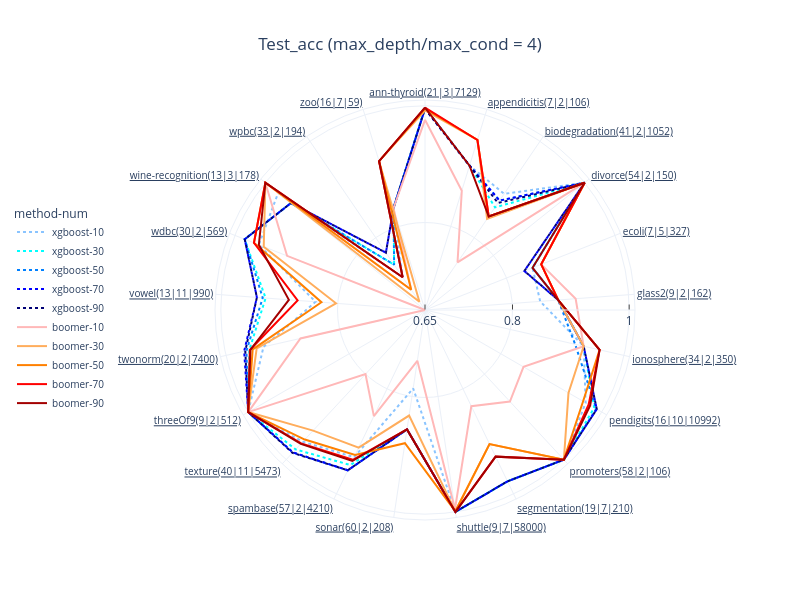
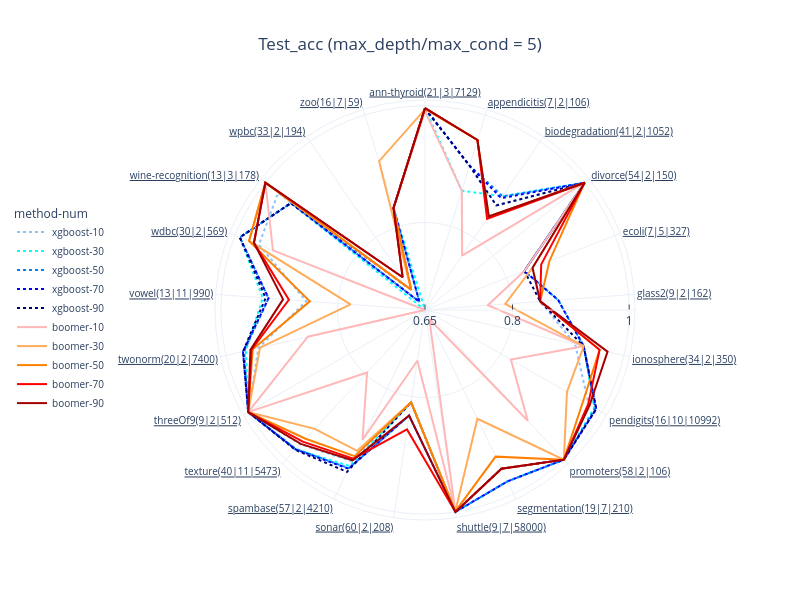
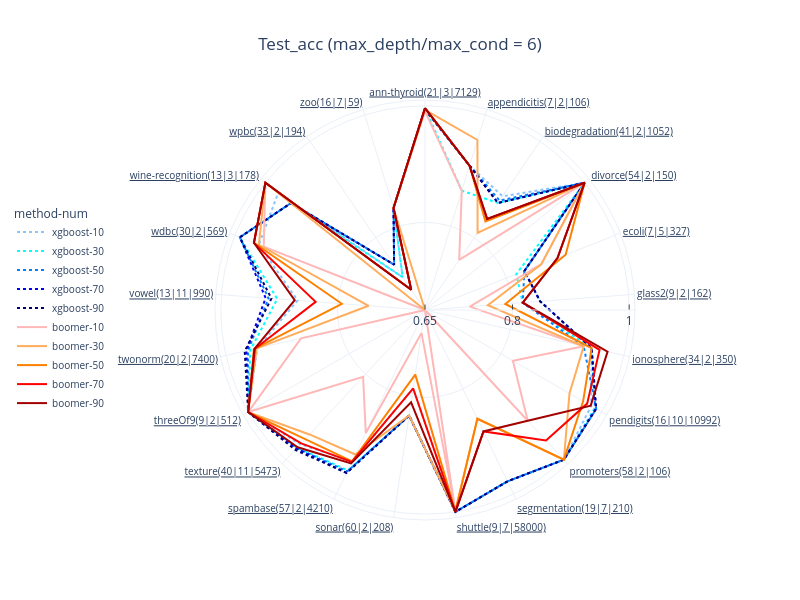

Notebook code cell kept with these figures, in order:
### Code cell
# Chart 2: radius = test_acc; different charts with different max_depth
for i in range(len(mdepths)):
    df_results_mdepth = df_xgboost_boomer_subset[df_xgboost_boomer_subset['max_depth'] == mdepths[i]]
    fig = px.line_polar(df_results_mdepth, r='test_acc', theta='dataset',
                    color='method-num', line_close=True, 
                    line_dash_map=line_dash_maps, line_dash='method-num',
                    color_discrete_sequence=colors_two_group,
                    width=800, height=600,
                    template='plotly_white', range_r=[0.65, 1.01], 
                    title='Test_acc (max_depth/max_cond = ' + str(mdepths[i]) + ')')
    fig.update_polars(radialaxis_tickvals=[0.65, 0.8, 1.0], radialaxis_ticks="inside",
                      angularaxis_tickfont_size=10, angularaxis_tickfont_lineposition='under')
    fig.update_layout(title_xanchor='center', title_x=0.5, 
                      # showlegend=False)
                    legend_title='method-num',legend_x=-0.2, legend_y=0.5, legend_font_size=10)
    fig.show()

### Figure 1 — Plotly figure (JSON) as saved in the notebook; plotly's stock layout.template omitted (floating-point values rounded to 4 significant figures)
{"data": [{"hovertemplate": "method-num=xgboost-10<br>test_acc=%{r}<br>dataset=%{theta}<extra></extra>", "legendgroup": "xgboost-10", "line": {"color": "#8AC4FF", "dash": "dot"}, "marker": {"symbol": "circle"}, "mode": "lines", "name": "xgboost-10", "r": [0.997, 0.909, 0.891, 1.0, 0.848, 0.848, 0.929, 0.968, 1.0, 0.976, 1.0, 0.786, 0.93, 0.958, 1.0, 0.934, 0.838, 0.956, 0.972, 0.718, 0.833, 0.997], "showlegend": true, "subplot": "polar", "theta": ["ann-thyroid(21|3|7129)", "appendicitis(7|2|106)", "biodegradation(41|2|1052)", "divorce(54|2|150)", "ecoli(7|5|327)", "glass2(9|2|162)", "ionosphere(34|2|350)", "pendigits(16|10|10992)", "promoters(58|2|106)", "segmentation(19|7|210)", "shuttle(9|7|58000)", "sonar(60|2|208)", "spambase(57|2|4210)", "texture(40|11|5473)", "threeOf9(9|2|512)", "twonorm(20|2|7400)", "vowel(13|11|990)", "wdbc(30|2|569)", "wine-recognition(13|3|178)", "wpbc(33|2|194)", "zoo(16|7|59)", "ann-thyroid(21|3|7129)"], "type": "scatterpolar"}, {"hovertemplate": "method-num=xgboost-30<br>test_acc=%{r}<br>dataset=%{theta}<extra></extra>", "legendgroup": "xgboost-30", "line": {"color": "#00FFFF", "dash": "dot"}, "marker": {"symbol": "circle"}, "mode": "lines", "name": "xgboost-30", "r": [0.996, 0.909, 0.863, 1.0, 0.848, 0.879, 0.929, 0.985, 1.0, 0.976, 1.0, 0.857, 0.945, 0.976, 1.0, 0.959, 0.924, 0.982, 0.944, 0.744, 0.833, 0.996], "showlegend": true, "subplot": "polar", "theta": ["ann-thyroid(21|3|7129)", "appendicitis(7|2|106)", "biodegradation(41|2|1052)", "divorce(54|2|150)", "ecoli(7|5|327)", "glass2(9|2|162)", "ionosphere(34|2|350)", "pendigits(16|10|10992)", "promoters(58|2|106)", "segmentation(19|7|210)", "shuttle(9|7|58000)", "sonar(60|2|208)", "spambase(57|2|4210)", "texture(40|11|5473)", "threeOf9(9|2|512)", "twonorm(20|2|7400)", "vowel(13|11|990)", "wdbc(30|2|569)", "wine-recognition(13|3|178)", "wpbc(33|2|194)", "zoo(16|7|59)", "ann-thyroid(21|3|7129)"], "type": "scatterpolar"}, {"hovertemplate": "method-num=xgboost-50<br>test_acc=%{r}<br>dataset=%{theta}<extra></extra>", "legendgroup": "xgboost-50", "line": {"color": "#0080FF", "dash": "dot"}, "marker": {"symbol": "circle"}, "mode": "lines", "name": "xgboost-50", "r": [0.996, 0.909, 0.877, 1.0, 0.848, 0.879, 0.914, 0.989, 1.0, 0.976, 1.0, 0.857, 0.955, 0.983, 1.0, 0.964, 0.929, 0.982, 0.944, 0.744, 0.833, 0.996], "showlegend": true, "subplot": "polar", "theta": ["ann-thyroid(21|3|7129)", "appendicitis(7|2|106)", "biodegradation(41|2|1052)", "divorce(54|2|150)", "ecoli(7|5|327)", "glass2(9|2|162)", "ionosphere(34|2|350)", "pendigits(16|10|10992)", "promoters(58|2|106)", "segmentation(19|7|210)", "shuttle(9|7|58000)", "sonar(60|2|208)", "spambase(57|2|4210)", "texture(40|11|5473)", "threeOf9(9|2|512)", "twonorm(20|2|7400)", "vowel(13|11|990)", "wdbc(30|2|569)", "wine-recognition(13|3|178)", "wpbc(33|2|194)", "zoo(16|7|59)", "ann-thyroid(21|3|7129)"], "type": "scatterpolar"}, {"hovertemplate": "method-num=xgboost-70<br>test_acc=%{r}<br>dataset=%{theta}<extra></extra>", "legendgroup": "xgboost-70", "line": {"color": "#0000FF", "dash": "dot"}, "marker": {"symbol": "circle"}, "mode": "lines", "name": "xgboost-70", "r": [0.995, 0.909, 0.877, 1.0, 0.833, 0.879, 0.929, 0.99, 1.0, 0.976, 1.0, 0.857, 0.955, 0.983, 1.0, 0.968, 0.939, 0.982, 0.944, 0.769, 0.833, 0.995], "showlegend": true, "subplot": "polar", "theta": ["ann-thyroid(21|3|7129)", "appendicitis(7|2|106)", "biodegradation(41|2|1052)", "divorce(54|2|150)", "ecoli(7|5|327)", "glass2(9|2|162)", "ionosphere(34|2|350)", "pendigits(16|10|10992)", "promoters(58|2|106)", "segmentation(19|7|210)", "shuttle(9|7|58000)", "sonar(60|2|208)", "spambase(57|2|4210)", "texture(40|11|5473)", "threeOf9(9|2|512)", "twonorm(20|2|7400)", "vowel(13|11|990)", "wdbc(30|2|569)", "wine-recognition(13|3|178)", "wpbc(33|2|194)", "zoo(16|7|59)", "ann-thyroid(21|3|7129)"], "type": "scatterpolar"}, {"hovertemplate": "method-num=xgboost-90<br>test_acc=%{r}<br>dataset=%{theta}<extra></extra>", "legendgroup": "xgboost-90", "line": {"color": "#000075", "dash": "dot"}, "marker": {"symbol": "circle"}, "mode": "lines", "name": "xgboost-90", "r": [0.995, 0.909, 0.872, 1.0, 0.833, 0.879, 0.929, 0.99, 1.0, 0.976, 1.0, 0.857, 0.955, 0.984, 1.0, 0.966, 0.939, 0.982, 0.944, 0.769, 0.833, 0.995], "showlegend": true, "subplot": "polar", "theta": ["ann-thyroid(21|3|7129)", "appendicitis(7|2|106)", "biodegradation(41|2|1052)", "divorce(54|2|150)", "ecoli(7|5|327)", "glass2(9|2|162)", "ionosphere(34|2|350)", "pendigits(16|10|10992)", "promoters(58|2|106)", "segmentation(19|7|210)", "shuttle(9|7|58000)", "sonar(60|2|208)", "spambase(57|2|4210)", "texture(40|11|5473)", "threeOf9(9|2|512)", "twonorm(20|2|7400)", "vowel(13|11|990)", "wdbc(30|2|569)", "wine-recognition(13|3|178)", "wpbc(33|2|194)", "zoo(16|7|59)", "ann-thyroid(21|3|7129)"], "type": "scatterpolar"}, {"hovertemplate": "method-num=boomer-10<br>test_acc=%{r}<br>dataset=%{theta}<extra></extra>", "legendgroup": "boomer-10", "line": {"color": "#FFB8B8", "dash": "solid"}, "marker": {"symbol": "circle"}, "mode": "lines", "name": "boomer-10", "r": [0.976, 0.864, 0.749, 1.0, 0.864, 0.909, 0.929, 0.845, 0.864, 0.833, 0.995, 0.738, 0.852, 0.8, 1.0, 0.869, 0.621, 0.904, 1.0, 0.692, 0.833, 0.976], "showlegend": true, "subplot": "polar", "theta": ["ann-thyroid(21|3|7129)", "appendicitis(7|2|106)", "biodegradation(41|2|1052)", "divorce(54|2|150)", "ecoli(7|5|327)", "glass2(9|2|162)", "ionosphere(34|2|350)", "pendigits(16|10|10992)", "promoters(58|2|106)", "segmentation(19|7|210)", "shuttle(9|7|58000)", "sonar(60|2|208)", "spambase(57|2|4210)", "texture(40|11|5473)", "threeOf9(9|2|512)", "twonorm(20|2|7400)", "vowel(13|11|990)", "wdbc(30|2|569)", "wine-recognition(13|3|178)", "wpbc(33|2|194)", "zoo(16|7|59)", "ann-thyroid(21|3|7129)"], "type": "scatterpolar"}, {"hovertemplate": "method-num=boomer-30<br>test_acc=%{r}<br>dataset=%{theta}<extra></extra>", "legendgroup": "boomer-30", "line": {"color": "#FFAD5C", "dash": "solid"}, "marker": {"symbol": "circle"}, "mode": "lines", "name": "boomer-30", "r": [0.992, 0.955, 0.839, 1.0, 0.864, 0.879, 0.929, 0.934, 1.0, 0.905, 0.999, 0.833, 0.912, 0.932, 1.0, 0.946, 0.803, 0.947, 1.0, 0.667, 0.917, 0.992], "showlegend": true, "subplot": "polar", "theta": ["ann-thyroid(21|3|7129)", "appendicitis(7|2|106)", "biodegradation(41|2|1052)", "divorce(54|2|150)", "ecoli(7|5|327)", "glass2(9|2|162)", "ionosphere(34|2|350)", "pendigits(16|10|10992)", "promoters(58|2|106)", "segmentation(19|7|210)", "shuttle(9|7|58000)", "sonar(60|2|208)", "spambase(57|2|4210)", "texture(40|11|5473)", "threeOf9(9|2|512)", "twonorm(20|2|7400)", "vowel(13|11|990)", "wdbc(30|2|569)", "wine-recognition(13|3|178)", "wpbc(33|2|194)", "zoo(16|7|59)", "ann-thyroid(21|3|7129)"], "type": "scatterpolar"}, {"hovertemplate": "method-num=boomer-50<br>test_acc=%{r}<br>dataset=%{theta}<extra></extra>", "legendgroup": "boomer-50", "line": {"color": "#FF8000", "dash": "solid"}, "marker": {"symbol": "circle"}, "mode": "lines", "name": "boomer-50", "r": [0.995, 0.955, 0.844, 1.0, 0.864, 0.879, 0.957, 0.963, 1.0, 0.905, 0.999, 0.881, 0.926, 0.953, 1.0, 0.953, 0.828, 0.965, 1.0, 0.692, 0.917, 0.995], "showlegend": true, "subplot": "polar", "theta": ["ann-thyroid(21|3|7129)", "appendicitis(7|2|106)", "biodegradation(41|2|1052)", "divorce(54|2|150)", "ecoli(7|5|327)", "glass2(9|2|162)", "ionosphere(34|2|350)", "pendigits(16|10|10992)", "promoters(58|2|106)", "segmentation(19|7|210)", "shuttle(9|7|58000)", "sonar(60|2|208)", "spambase(57|2|4210)", "texture(40|11|5473)", "threeOf9(9|2|512)", "twonorm(20|2|7400)", "vowel(13|11|990)", "wdbc(30|2|569)", "wine-recognition(13|3|178)", "wpbc(33|2|194)", "zoo(16|7|59)", "ann-thyroid(21|3|7129)"], "type": "scatterpolar"}, {"hovertemplate": "method-num=boomer-70<br>test_acc=%{r}<br>dataset=%{theta}<extra></extra>", "legendgroup": "boomer-70", "line": {"color": "#FF0000", "dash": "solid"}, "marker": {"symbol": "circle"}, "mode": "lines", "name": "boomer-70", "r": [0.997, 0.955, 0.844, 1.0, 0.864, 0.879, 0.957, 0.974, 1.0, 0.929, 1.0, 0.857, 0.935, 0.962, 1.0, 0.958, 0.869, 0.965, 1.0, 0.718, 0.917, 0.997], "showlegend": true, "subplot": "polar", "theta": ["ann-thyroid(21|3|7129)", "appendicitis(7|2|106)", "biodegradation(41|2|1052)", "divorce(54|2|150)", "ecoli(7|5|327)", "glass2(9|2|162)", "ionosphere(34|2|350)", "pendigits(16|10|10992)", "promoters(58|2|106)", "segmentation(19|7|210)", "shuttle(9|7|58000)", "sonar(60|2|208)", "spambase(57|2|4210)", "texture(40|11|5473)", "threeOf9(9|2|512)", "twonorm(20|2|7400)", "vowel(13|11|990)", "wdbc(30|2|569)", "wine-recognition(13|3|178)", "wpbc(33|2|194)", "zoo(16|7|59)", "ann-thyroid(21|3|7129)"], "type": "scatterpolar"}, {"hovertemplate": "method-num=boomer-90<br>test_acc=%{r}<br>dataset=%{theta}<extra></extra>", "legendgroup": "boomer-90", "line": {"color": "#A30000", "dash": "solid"}, "marker": {"symbol": "circle"}, "mode": "lines", "name": "boomer-90", "r": [0.997, 0.909, 0.844, 1.0, 0.848, 0.879, 0.957, 0.977, 1.0, 0.929, 1.0, 0.857, 0.937, 0.963, 1.0, 0.957, 0.884, 0.956, 1.0, 0.718, 0.917, 0.997], "showlegend": true, "subplot": "polar", "theta": ["ann-thyroid(21|3|7129)", "appendicitis(7|2|106)", "biodegradation(41|2|1052)", "divorce(54|2|150)", "ecoli(7|5|327)", "glass2(9|2|162)", "ionosphere(34|2|350)", "pendigits(16|10|10992)", "promoters(58|2|106)", "segmentation(19|7|210)", "shuttle(9|7|58000)", "sonar(60|2|208)", "spambase(57|2|4210)", "texture(40|11|5473)", "threeOf9(9|2|512)", "twonorm(20|2|7400)", "vowel(13|11|990)", "wdbc(30|2|569)", "wine-recognition(13|3|178)", "wpbc(33|2|194)", "zoo(16|7|59)", "ann-thyroid(21|3|7129)"], "type": "scatterpolar"}], "layout": {"height": 600, "legend": {"font": {"size": 10}, "title": {"text": "method-num"}, "tracegroupgap": 0, "x": -0.2, "y": 0.5}, "polar": {"angularaxis": {"direction": "clockwise", "rotation": 90, "tickfont": {"lineposition": "under", "size": 10}}, "domain": {"x": [0, 1], "y": [0, 1]}, "radialaxis": {"range": [0.65, 1.01], "ticks": "inside", "tickvals": [0.65, 0.8, 1]}}, "title": {"text": "Test_acc (max_depth/max_cond = 4)", "x": 0.5, "xanchor": "center"}, "width": 800}}

### Figure 2 — Plotly figure (JSON) as saved in the notebook; plotly's stock layout.template omitted (floating-point values rounded to 4 significant figures)
{"data": [{"hovertemplate": "method-num=xgboost-10<br>test_acc=%{r}<br>dataset=%{theta}<extra></extra>", "legendgroup": "xgboost-10", "line": {"color": "#8AC4FF", "dash": "dot"}, "marker": {"symbol": "circle"}, "mode": "lines", "name": "xgboost-10", "r": [0.996, 0.909, 0.867, 1.0, 0.848, 0.848, 0.914, 0.974, 1.0, 0.976, 1.0, 0.81, 0.938, 0.964, 1.0, 0.943, 0.854, 0.956, 0.972, 0.667, 0.833, 0.996], "showlegend": true, "subplot": "polar", "theta": ["ann-thyroid(21|3|7129)", "appendicitis(7|2|106)", "biodegradation(41|2|1052)", "divorce(54|2|150)", "ecoli(7|5|327)", "glass2(9|2|162)", "ionosphere(34|2|350)", "pendigits(16|10|10992)", "promoters(58|2|106)", "segmentation(19|7|210)", "shuttle(9|7|58000)", "sonar(60|2|208)", "spambase(57|2|4210)", "texture(40|11|5473)", "threeOf9(9|2|512)", "twonorm(20|2|7400)", "vowel(13|11|990)", "wdbc(30|2|569)", "wine-recognition(13|3|178)", "wpbc(33|2|194)", "zoo(16|7|59)", "ann-thyroid(21|3|7129)"], "type": "scatterpolar"}, {"hovertemplate": "method-num=xgboost-30<br>test_acc=%{r}<br>dataset=%{theta}<extra></extra>", "legendgroup": "xgboost-30", "line": {"color": "#00FFFF", "dash": "dot"}, "marker": {"symbol": "circle"}, "mode": "lines", "name": "xgboost-30", "r": [0.996, 0.864, 0.886, 1.0, 0.833, 0.879, 0.929, 0.985, 1.0, 0.976, 1.0, 0.81, 0.947, 0.976, 1.0, 0.965, 0.929, 0.991, 0.944, 0.615, 0.833, 0.996], "showlegend": true, "subplot": "polar", "theta": ["ann-thyroid(21|3|7129)", "appendicitis(7|2|106)", "biodegradation(41|2|1052)", "divorce(54|2|150)", "ecoli(7|5|327)", "glass2(9|2|162)", "ionosphere(34|2|350)", "pendigits(16|10|10992)", "promoters(58|2|106)", "segmentation(19|7|210)", "shuttle(9|7|58000)", "sonar(60|2|208)", "spambase(57|2|4210)", "texture(40|11|5473)", "threeOf9(9|2|512)", "twonorm(20|2|7400)", "vowel(13|11|990)", "wdbc(30|2|569)", "wine-recognition(13|3|178)", "wpbc(33|2|194)", "zoo(16|7|59)", "ann-thyroid(21|3|7129)"], "type": "scatterpolar"}, {"hovertemplate": "method-num=xgboost-50<br>test_acc=%{r}<br>dataset=%{theta}<extra></extra>", "legendgroup": "xgboost-50", "line": {"color": "#0080FF", "dash": "dot"}, "marker": {"symbol": "circle"}, "mode": "lines", "name": "xgboost-50", "r": [0.996, 0.909, 0.886, 1.0, 0.833, 0.879, 0.929, 0.987, 1.0, 0.976, 1.0, 0.833, 0.951, 0.975, 1.0, 0.968, 0.919, 0.991, 0.944, 0.667, 0.833, 0.996], "showlegend": true, "subplot": "polar", "theta": ["ann-thyroid(21|3|7129)", "appendicitis(7|2|106)", "biodegradation(41|2|1052)", "divorce(54|2|150)", "ecoli(7|5|327)", "glass2(9|2|162)", "ionosphere(34|2|350)", "pendigits(16|10|10992)", "promoters(58|2|106)", "segmentation(19|7|210)", "shuttle(9|7|58000)", "sonar(60|2|208)", "spambase(57|2|4210)", "texture(40|11|5473)", "threeOf9(9|2|512)", "twonorm(20|2|7400)", "vowel(13|11|990)", "wdbc(30|2|569)", "wine-recognition(13|3|178)", "wpbc(33|2|194)", "zoo(16|7|59)", "ann-thyroid(21|3|7129)"], "type": "scatterpolar"}, {"hovertemplate": "method-num=xgboost-70<br>test_acc=%{r}<br>dataset=%{theta}<extra></extra>", "legendgroup": "xgboost-70", "line": {"color": "#0000FF", "dash": "dot"}, "marker": {"symbol": "circle"}, "mode": "lines", "name": "xgboost-70", "r": [0.996, 0.909, 0.882, 1.0, 0.833, 0.879, 0.929, 0.989, 1.0, 0.976, 1.0, 0.833, 0.952, 0.976, 1.0, 0.97, 0.919, 0.991, 0.944, 0.667, 0.833, 0.996], "showlegend": true, "subplot": "polar", "theta": ["ann-thyroid(21|3|7129)", "appendicitis(7|2|106)", "biodegradation(41|2|1052)", "divorce(54|2|150)", "ecoli(7|5|327)", "glass2(9|2|162)", "ionosphere(34|2|350)", "pendigits(16|10|10992)", "promoters(58|2|106)", "segmentation(19|7|210)", "shuttle(9|7|58000)", "sonar(60|2|208)", "spambase(57|2|4210)", "texture(40|11|5473)", "threeOf9(9|2|512)", "twonorm(20|2|7400)", "vowel(13|11|990)", "wdbc(30|2|569)", "wine-recognition(13|3|178)", "wpbc(33|2|194)", "zoo(16|7|59)", "ann-thyroid(21|3|7129)"], "type": "scatterpolar"}, {"hovertemplate": "method-num=xgboost-90<br>test_acc=%{r}<br>dataset=%{theta}<extra></extra>", "legendgroup": "xgboost-90", "line": {"color": "#000075", "dash": "dot"}, "marker": {"symbol": "circle"}, "mode": "lines", "name": "xgboost-90", "r": [0.995, 0.909, 0.867, 1.0, 0.833, 0.848, 0.929, 0.989, 1.0, 0.952, 1.0, 0.81, 0.958, 0.977, 1.0, 0.97, 0.924, 0.991, 0.944, 0.692, 0.833, 0.995], "showlegend": true, "subplot": "polar", "theta": ["ann-thyroid(21|3|7129)", "appendicitis(7|2|106)", "biodegradation(41|2|1052)", "divorce(54|2|150)", "ecoli(7|5|327)", "glass2(9|2|162)", "ionosphere(34|2|350)", "pendigits(16|10|10992)", "promoters(58|2|106)", "segmentation(19|7|210)", "shuttle(9|7|58000)", "sonar(60|2|208)", "spambase(57|2|4210)", "texture(40|11|5473)", "threeOf9(9|2|512)", "twonorm(20|2|7400)", "vowel(13|11|990)", "wdbc(30|2|569)", "wine-recognition(13|3|178)", "wpbc(33|2|194)", "zoo(16|7|59)", "ann-thyroid(21|3|7129)"], "type": "scatterpolar"}, {"hovertemplate": "method-num=boomer-10<br>test_acc=%{r}<br>dataset=%{theta}<extra></extra>", "legendgroup": "boomer-10", "line": {"color": "#FFB8B8", "dash": "solid"}, "marker": {"symbol": "circle"}, "mode": "lines", "name": "boomer-10", "r": [0.991, 0.864, 0.763, 1.0, 0.833, 0.758, 0.929, 0.82, 0.909, 0.667, 0.996, 0.738, 0.897, 0.796, 1.0, 0.856, 0.611, 0.93, 1.0, 0.692, 0.833, 0.991], "showlegend": true, "subplot": "polar", "theta": ["ann-thyroid(21|3|7129)", "appendicitis(7|2|106)", "biodegradation(41|2|1052)", "divorce(54|2|150)", "ecoli(7|5|327)", "glass2(9|2|162)", "ionosphere(34|2|350)", "pendigits(16|10|10992)", "promoters(58|2|106)", "segmentation(19|7|210)", "shuttle(9|7|58000)", "sonar(60|2|208)", "spambase(57|2|4210)", "texture(40|11|5473)", "threeOf9(9|2|512)", "twonorm(20|2|7400)", "vowel(13|11|990)", "wdbc(30|2|569)", "wine-recognition(13|3|178)", "wpbc(33|2|194)", "zoo(16|7|59)", "ann-thyroid(21|3|7129)"], "type": "scatterpolar"}, {"hovertemplate": "method-num=boomer-30<br>test_acc=%{r}<br>dataset=%{theta}<extra></extra>", "legendgroup": "boomer-30", "line": {"color": "#FFAD5C", "dash": "solid"}, "marker": {"symbol": "circle"}, "mode": "lines", "name": "boomer-30", "r": [0.994, 0.955, 0.844, 1.0, 0.848, 0.788, 0.929, 0.931, 1.0, 0.857, 0.999, 0.81, 0.918, 0.928, 1.0, 0.94, 0.778, 0.974, 1.0, 0.692, 0.917, 0.994], "showlegend": true, "subplot": "polar", "theta": ["ann-thyroid(21|3|7129)", "appendicitis(7|2|106)", "biodegradation(41|2|1052)", "divorce(54|2|150)", "ecoli(7|5|327)", "glass2(9|2|162)", "ionosphere(34|2|350)", "pendigits(16|10|10992)", "promoters(58|2|106)", "segmentation(19|7|210)", "shuttle(9|7|58000)", "sonar(60|2|208)", "spambase(57|2|4210)", "texture(40|11|5473)", "threeOf9(9|2|512)", "twonorm(20|2|7400)", "vowel(13|11|990)", "wdbc(30|2|569)", "wine-recognition(13|3|178)", "wpbc(33|2|194)", "zoo(16|7|59)", "ann-thyroid(21|3|7129)"], "type": "scatterpolar"}, {"hovertemplate": "method-num=boomer-50<br>test_acc=%{r}<br>dataset=%{theta}<extra></extra>", "legendgroup": "boomer-50", "line": {"color": "#FF8000", "dash": "solid"}, "marker": {"symbol": "circle"}, "mode": "lines", "name": "boomer-50", "r": [0.996, 0.955, 0.844, 1.0, 0.879, 0.848, 0.957, 0.963, 1.0, 0.929, 0.999, 0.81, 0.928, 0.951, 1.0, 0.953, 0.848, 0.974, 1.0, 0.692, 0.833, 0.996], "showlegend": true, "subplot": "polar", "theta": ["ann-thyroid(21|3|7129)", "appendicitis(7|2|106)", "biodegradation(41|2|1052)", "divorce(54|2|150)", "ecoli(7|5|327)", "glass2(9|2|162)", "ionosphere(34|2|350)", "pendigits(16|10|10992)", "promoters(58|2|106)", "segmentation(19|7|210)", "shuttle(9|7|58000)", "sonar(60|2|208)", "spambase(57|2|4210)", "texture(40|11|5473)", "threeOf9(9|2|512)", "twonorm(20|2|7400)", "vowel(13|11|990)", "wdbc(30|2|569)", "wine-recognition(13|3|178)", "wpbc(33|2|194)", "zoo(16|7|59)", "ann-thyroid(21|3|7129)"], "type": "scatterpolar"}, {"hovertemplate": "method-num=boomer-70<br>test_acc=%{r}<br>dataset=%{theta}<extra></extra>", "legendgroup": "boomer-70", "line": {"color": "#FF0000", "dash": "solid"}, "marker": {"symbol": "circle"}, "mode": "lines", "name": "boomer-70", "r": [0.996, 0.955, 0.839, 1.0, 0.864, 0.848, 0.957, 0.973, 1.0, 0.952, 1.0, 0.857, 0.933, 0.958, 1.0, 0.955, 0.884, 0.965, 1.0, 0.718, 0.833, 0.996], "showlegend": true, "subplot": "polar", "theta": ["ann-thyroid(21|3|7129)", "appendicitis(7|2|106)", "biodegradation(41|2|1052)", "divorce(54|2|150)", "ecoli(7|5|327)", "glass2(9|2|162)", "ionosphere(34|2|350)", "pendigits(16|10|10992)", "promoters(58|2|106)", "segmentation(19|7|210)", "shuttle(9|7|58000)", "sonar(60|2|208)", "spambase(57|2|4210)", "texture(40|11|5473)", "threeOf9(9|2|512)", "twonorm(20|2|7400)", "vowel(13|11|990)", "wdbc(30|2|569)", "wine-recognition(13|3|178)", "wpbc(33|2|194)", "zoo(16|7|59)", "ann-thyroid(21|3|7129)"], "type": "scatterpolar"}, {"hovertemplate": "method-num=boomer-90<br>test_acc=%{r}<br>dataset=%{theta}<extra></extra>", "legendgroup": "boomer-90", "line": {"color": "#A30000", "dash": "solid"}, "marker": {"symbol": "circle"}, "mode": "lines", "name": "boomer-90", "r": [0.996, 0.955, 0.844, 1.0, 0.848, 0.848, 0.971, 0.976, 1.0, 0.952, 1.0, 0.833, 0.936, 0.963, 1.0, 0.957, 0.894, 0.965, 1.0, 0.718, 0.833, 0.996], "showlegend": true, "subplot": "polar", "theta": ["ann-thyroid(21|3|7129)", "appendicitis(7|2|106)", "biodegradation(41|2|1052)", "divorce(54|2|150)", "ecoli(7|5|327)", "glass2(9|2|162)", "ionosphere(34|2|350)", "pendigits(16|10|10992)", "promoters(58|2|106)", "segmentation(19|7|210)", "shuttle(9|7|58000)", "sonar(60|2|208)", "spambase(57|2|4210)", "texture(40|11|5473)", "threeOf9(9|2|512)", "twonorm(20|2|7400)", "vowel(13|11|990)", "wdbc(30|2|569)", "wine-recognition(13|3|178)", "wpbc(33|2|194)", "zoo(16|7|59)", "ann-thyroid(21|3|7129)"], "type": "scatterpolar"}], "layout": {"height": 600, "legend": {"font": {"size": 10}, "title": {"text": "method-num"}, "tracegroupgap": 0, "x": -0.2, "y": 0.5}, "polar": {"angularaxis": {"direction": "clockwise", "rotation": 90, "tickfont": {"lineposition": "under", "size": 10}}, "domain": {"x": [0, 1], "y": [0, 1]}, "radialaxis": {"range": [0.65, 1.01], "ticks": "inside", "tickvals": [0.65, 0.8, 1]}}, "title": {"text": "Test_acc (max_depth/max_cond = 5)", "x": 0.5, "xanchor": "center"}, "width": 800}}

### Figure 3 — Plotly figure (JSON) as saved in the notebook; plotly's stock layout.template omitted (floating-point values rounded to 4 significant figures)
{"data": [{"hovertemplate": "method-num=xgboost-10<br>test_acc=%{r}<br>dataset=%{theta}<extra></extra>", "legendgroup": "xgboost-10", "line": {"color": "#8AC4FF", "dash": "dot"}, "marker": {"symbol": "circle"}, "mode": "lines", "name": "xgboost-10", "r": [0.996, 0.909, 0.886, 1.0, 0.833, 0.848, 0.943, 0.979, 1.0, 0.976, 1.0, 0.786, 0.938, 0.964, 1.0, 0.945, 0.869, 0.956, 0.972, 0.718, 0.833, 0.996], "showlegend": true, "subplot": "polar", "theta": ["ann-thyroid(21|3|7129)", "appendicitis(7|2|106)", "biodegradation(41|2|1052)", "divorce(54|2|150)", "ecoli(7|5|327)", "glass2(9|2|162)", "ionosphere(34|2|350)", "pendigits(16|10|10992)", "promoters(58|2|106)", "segmentation(19|7|210)", "shuttle(9|7|58000)", "sonar(60|2|208)", "spambase(57|2|4210)", "texture(40|11|5473)", "threeOf9(9|2|512)", "twonorm(20|2|7400)", "vowel(13|11|990)", "wdbc(30|2|569)", "wine-recognition(13|3|178)", "wpbc(33|2|194)", "zoo(16|7|59)", "ann-thyroid(21|3|7129)"], "type": "scatterpolar"}, {"hovertemplate": "method-num=xgboost-30<br>test_acc=%{r}<br>dataset=%{theta}<extra></extra>", "legendgroup": "xgboost-30", "line": {"color": "#00FFFF", "dash": "dot"}, "marker": {"symbol": "circle"}, "mode": "lines", "name": "xgboost-30", "r": [0.996, 0.864, 0.872, 1.0, 0.818, 0.818, 0.943, 0.986, 1.0, 0.976, 1.0, 0.833, 0.955, 0.972, 1.0, 0.957, 0.904, 0.991, 0.944, 0.718, 0.833, 0.996], "showlegend": true, "subplot": "polar", "theta": ["ann-thyroid(21|3|7129)", "appendicitis(7|2|106)", "biodegradation(41|2|1052)", "divorce(54|2|150)", "ecoli(7|5|327)", "glass2(9|2|162)", "ionosphere(34|2|350)", "pendigits(16|10|10992)", "promoters(58|2|106)", "segmentation(19|7|210)", "shuttle(9|7|58000)", "sonar(60|2|208)", "spambase(57|2|4210)", "texture(40|11|5473)", "threeOf9(9|2|512)", "twonorm(20|2|7400)", "vowel(13|11|990)", "wdbc(30|2|569)", "wine-recognition(13|3|178)", "wpbc(33|2|194)", "zoo(16|7|59)", "ann-thyroid(21|3|7129)"], "type": "scatterpolar"}, {"hovertemplate": "method-num=xgboost-50<br>test_acc=%{r}<br>dataset=%{theta}<extra></extra>", "legendgroup": "xgboost-50", "line": {"color": "#0080FF", "dash": "dot"}, "marker": {"symbol": "circle"}, "mode": "lines", "name": "xgboost-50", "r": [0.994, 0.909, 0.877, 1.0, 0.833, 0.818, 0.929, 0.989, 1.0, 0.976, 1.0, 0.833, 0.957, 0.973, 1.0, 0.961, 0.919, 0.991, 0.944, 0.744, 0.833, 0.994], "showlegend": true, "subplot": "polar", "theta": ["ann-thyroid(21|3|7129)", "appendicitis(7|2|106)", "biodegradation(41|2|1052)", "divorce(54|2|150)", "ecoli(7|5|327)", "glass2(9|2|162)", "ionosphere(34|2|350)", "pendigits(16|10|10992)", "promoters(58|2|106)", "segmentation(19|7|210)", "shuttle(9|7|58000)", "sonar(60|2|208)", "spambase(57|2|4210)", "texture(40|11|5473)", "threeOf9(9|2|512)", "twonorm(20|2|7400)", "vowel(13|11|990)", "wdbc(30|2|569)", "wine-recognition(13|3|178)", "wpbc(33|2|194)", "zoo(16|7|59)", "ann-thyroid(21|3|7129)"], "type": "scatterpolar"}, {"hovertemplate": "method-num=xgboost-70<br>test_acc=%{r}<br>dataset=%{theta}<extra></extra>", "legendgroup": "xgboost-70", "line": {"color": "#0000FF", "dash": "dot"}, "marker": {"symbol": "circle"}, "mode": "lines", "name": "xgboost-70", "r": [0.995, 0.909, 0.872, 1.0, 0.833, 0.848, 0.943, 0.988, 1.0, 0.976, 1.0, 0.833, 0.96, 0.974, 1.0, 0.964, 0.924, 0.991, 0.944, 0.744, 0.833, 0.995], "showlegend": true, "subplot": "polar", "theta": ["ann-thyroid(21|3|7129)", "appendicitis(7|2|106)", "biodegradation(41|2|1052)", "divorce(54|2|150)", "ecoli(7|5|327)", "glass2(9|2|162)", "ionosphere(34|2|350)", "pendigits(16|10|10992)", "promoters(58|2|106)", "segmentation(19|7|210)", "shuttle(9|7|58000)", "sonar(60|2|208)", "spambase(57|2|4210)", "texture(40|11|5473)", "threeOf9(9|2|512)", "twonorm(20|2|7400)", "vowel(13|11|990)", "wdbc(30|2|569)", "wine-recognition(13|3|178)", "wpbc(33|2|194)", "zoo(16|7|59)", "ann-thyroid(21|3|7129)"], "type": "scatterpolar"}, {"hovertemplate": "method-num=xgboost-90<br>test_acc=%{r}<br>dataset=%{theta}<extra></extra>", "legendgroup": "xgboost-90", "line": {"color": "#000075", "dash": "dot"}, "marker": {"symbol": "circle"}, "mode": "lines", "name": "xgboost-90", "r": [0.994, 0.909, 0.872, 1.0, 0.833, 0.848, 0.943, 0.989, 1.0, 0.976, 1.0, 0.833, 0.96, 0.977, 1.0, 0.967, 0.914, 0.991, 0.944, 0.744, 0.833, 0.994], "showlegend": true, "subplot": "polar", "theta": ["ann-thyroid(21|3|7129)", "appendicitis(7|2|106)", "biodegradation(41|2|1052)", "divorce(54|2|150)", "ecoli(7|5|327)", "glass2(9|2|162)", "ionosphere(34|2|350)", "pendigits(16|10|10992)", "promoters(58|2|106)", "segmentation(19|7|210)", "shuttle(9|7|58000)", "sonar(60|2|208)", "spambase(57|2|4210)", "texture(40|11|5473)", "threeOf9(9|2|512)", "twonorm(20|2|7400)", "vowel(13|11|990)", "wdbc(30|2|569)", "wine-recognition(13|3|178)", "wpbc(33|2|194)", "zoo(16|7|59)", "ann-thyroid(21|3|7129)"], "type": "scatterpolar"}, {"hovertemplate": "method-num=boomer-10<br>test_acc=%{r}<br>dataset=%{theta}<extra></extra>", "legendgroup": "boomer-10", "line": {"color": "#FFB8B8", "dash": "solid"}, "marker": {"symbol": "circle"}, "mode": "lines", "name": "boomer-10", "r": [0.991, 0.864, 0.754, 1.0, 0.864, 0.727, 0.929, 0.824, 0.909, 0.595, 0.994, 0.69, 0.884, 0.806, 1.0, 0.868, 0.616, 0.947, 1.0, 0.692, 0.833, 0.991], "showlegend": true, "subplot": "polar", "theta": ["ann-thyroid(21|3|7129)", "appendicitis(7|2|106)", "biodegradation(41|2|1052)", "divorce(54|2|150)", "ecoli(7|5|327)", "glass2(9|2|162)", "ionosphere(34|2|350)", "pendigits(16|10|10992)", "promoters(58|2|106)", "segmentation(19|7|210)", "shuttle(9|7|58000)", "sonar(60|2|208)", "spambase(57|2|4210)", "texture(40|11|5473)", "threeOf9(9|2|512)", "twonorm(20|2|7400)", "vowel(13|11|990)", "wdbc(30|2|569)", "wine-recognition(13|3|178)", "wpbc(33|2|194)", "zoo(16|7|59)", "ann-thyroid(21|3|7129)"], "type": "scatterpolar"}, {"hovertemplate": "method-num=boomer-30<br>test_acc=%{r}<br>dataset=%{theta}<extra></extra>", "legendgroup": "boomer-30", "line": {"color": "#FFAD5C", "dash": "solid"}, "marker": {"symbol": "circle"}, "mode": "lines", "name": "boomer-30", "r": [0.993, 0.955, 0.81, 1.0, 0.864, 0.758, 0.929, 0.936, 1.0, 0.857, 0.999, 0.833, 0.925, 0.941, 1.0, 0.946, 0.747, 0.956, 1.0, 0.641, 0.833, 0.993], "showlegend": true, "subplot": "polar", "theta": ["ann-thyroid(21|3|7129)", "appendicitis(7|2|106)", "biodegradation(41|2|1052)", "divorce(54|2|150)", "ecoli(7|5|327)", "glass2(9|2|162)", "ionosphere(34|2|350)", "pendigits(16|10|10992)", "promoters(58|2|106)", "segmentation(19|7|210)", "shuttle(9|7|58000)", "sonar(60|2|208)", "spambase(57|2|4210)", "texture(40|11|5473)", "threeOf9(9|2|512)", "twonorm(20|2|7400)", "vowel(13|11|990)", "wdbc(30|2|569)", "wine-recognition(13|3|178)", "wpbc(33|2|194)", "zoo(16|7|59)", "ann-thyroid(21|3|7129)"], "type": "scatterpolar"}, {"hovertemplate": "method-num=boomer-50<br>test_acc=%{r}<br>dataset=%{theta}<extra></extra>", "legendgroup": "boomer-50", "line": {"color": "#FF8000", "dash": "solid"}, "marker": {"symbol": "circle"}, "mode": "lines", "name": "boomer-50", "r": [0.996, 0.909, 0.834, 1.0, 0.909, 0.788, 0.943, 0.963, 1.0, 0.857, 0.999, 0.762, 0.938, 0.952, 1.0, 0.951, 0.793, 0.965, 1.0, 0.692, 0.833, 0.996], "showlegend": true, "subplot": "polar", "theta": ["ann-thyroid(21|3|7129)", "appendicitis(7|2|106)", "biodegradation(41|2|1052)", "divorce(54|2|150)", "ecoli(7|5|327)", "glass2(9|2|162)", "ionosphere(34|2|350)", "pendigits(16|10|10992)", "promoters(58|2|106)", "segmentation(19|7|210)", "shuttle(9|7|58000)", "sonar(60|2|208)", "spambase(57|2|4210)", "texture(40|11|5473)", "threeOf9(9|2|512)", "twonorm(20|2|7400)", "vowel(13|11|990)", "wdbc(30|2|569)", "wine-recognition(13|3|178)", "wpbc(33|2|194)", "zoo(16|7|59)", "ann-thyroid(21|3|7129)"], "type": "scatterpolar"}, {"hovertemplate": "method-num=boomer-70<br>test_acc=%{r}<br>dataset=%{theta}<extra></extra>", "legendgroup": "boomer-70", "line": {"color": "#FF0000", "dash": "solid"}, "marker": {"symbol": "circle"}, "mode": "lines", "name": "boomer-70", "r": [0.996, 0.909, 0.839, 1.0, 0.894, 0.818, 0.957, 0.971, 0.955, 0.881, 1.0, 0.786, 0.939, 0.962, 1.0, 0.949, 0.838, 0.965, 1.0, 0.692, 0.833, 0.996], "showlegend": true, "subplot": "polar", "theta": ["ann-thyroid(21|3|7129)", "appendicitis(7|2|106)", "biodegradation(41|2|1052)", "divorce(54|2|150)", "ecoli(7|5|327)", "glass2(9|2|162)", "ionosphere(34|2|350)", "pendigits(16|10|10992)", "promoters(58|2|106)", "segmentation(19|7|210)", "shuttle(9|7|58000)", "sonar(60|2|208)", "spambase(57|2|4210)", "texture(40|11|5473)", "threeOf9(9|2|512)", "twonorm(20|2|7400)", "vowel(13|11|990)", "wdbc(30|2|569)", "wine-recognition(13|3|178)", "wpbc(33|2|194)", "zoo(16|7|59)", "ann-thyroid(21|3|7129)"], "type": "scatterpolar"}, {"hovertemplate": "method-num=boomer-90<br>test_acc=%{r}<br>dataset=%{theta}<extra></extra>", "legendgroup": "boomer-90", "line": {"color": "#A30000", "dash": "solid"}, "marker": {"symbol": "circle"}, "mode": "lines", "name": "boomer-90", "r": [0.996, 0.909, 0.839, 1.0, 0.894, 0.818, 0.971, 0.978, 0.909, 0.881, 1.0, 0.81, 0.942, 0.971, 1.0, 0.95, 0.874, 0.965, 1.0, 0.692, 0.833, 0.996], "showlegend": true, "subplot": "polar", "theta": ["ann-thyroid(21|3|7129)", "appendicitis(7|2|106)", "biodegradation(41|2|1052)", "divorce(54|2|150)", "ecoli(7|5|327)", "glass2(9|2|162)", "ionosphere(34|2|350)", "pendigits(16|10|10992)", "promoters(58|2|106)", "segmentation(19|7|210)", "shuttle(9|7|58000)", "sonar(60|2|208)", "spambase(57|2|4210)", "texture(40|11|5473)", "threeOf9(9|2|512)", "twonorm(20|2|7400)", "vowel(13|11|990)", "wdbc(30|2|569)", "wine-recognition(13|3|178)", "wpbc(33|2|194)", "zoo(16|7|59)", "ann-thyroid(21|3|7129)"], "type": "scatterpolar"}], "layout": {"height": 600, "legend": {"font": {"size": 10}, "title": {"text": "method-num"}, "tracegroupgap": 0, "x": -0.2, "y": 0.5}, "polar": {"angularaxis": {"direction": "clockwise", "rotation": 90, "tickfont": {"lineposition": "under", "size": 10}}, "domain": {"x": [0, 1], "y": [0, 1]}, "radialaxis": {"range": [0.65, 1.01], "ticks": "inside", "tickvals": [0.65, 0.8, 1]}}, "title": {"text": "Test_acc (max_depth/max_cond = 6)", "x": 0.5, "xanchor": "center"}, "width": 800}}
